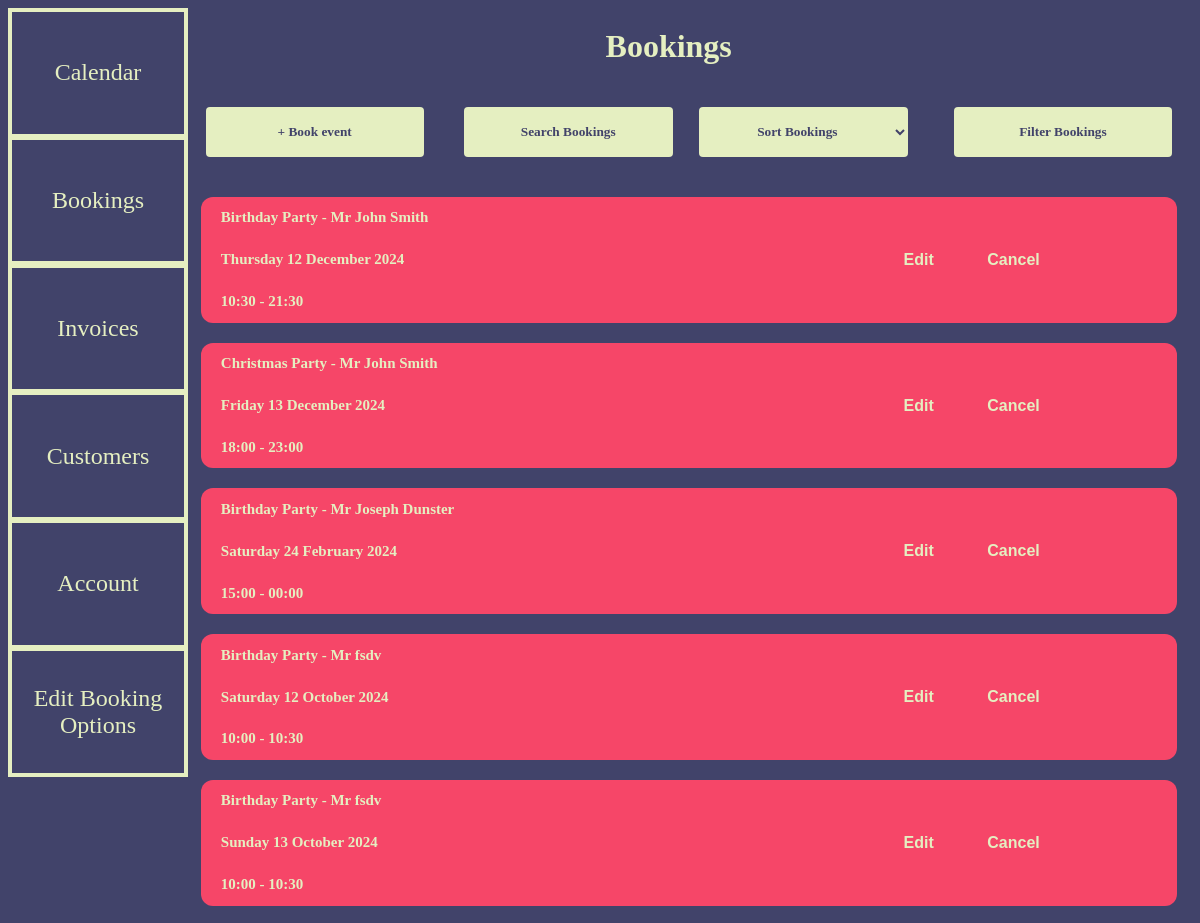
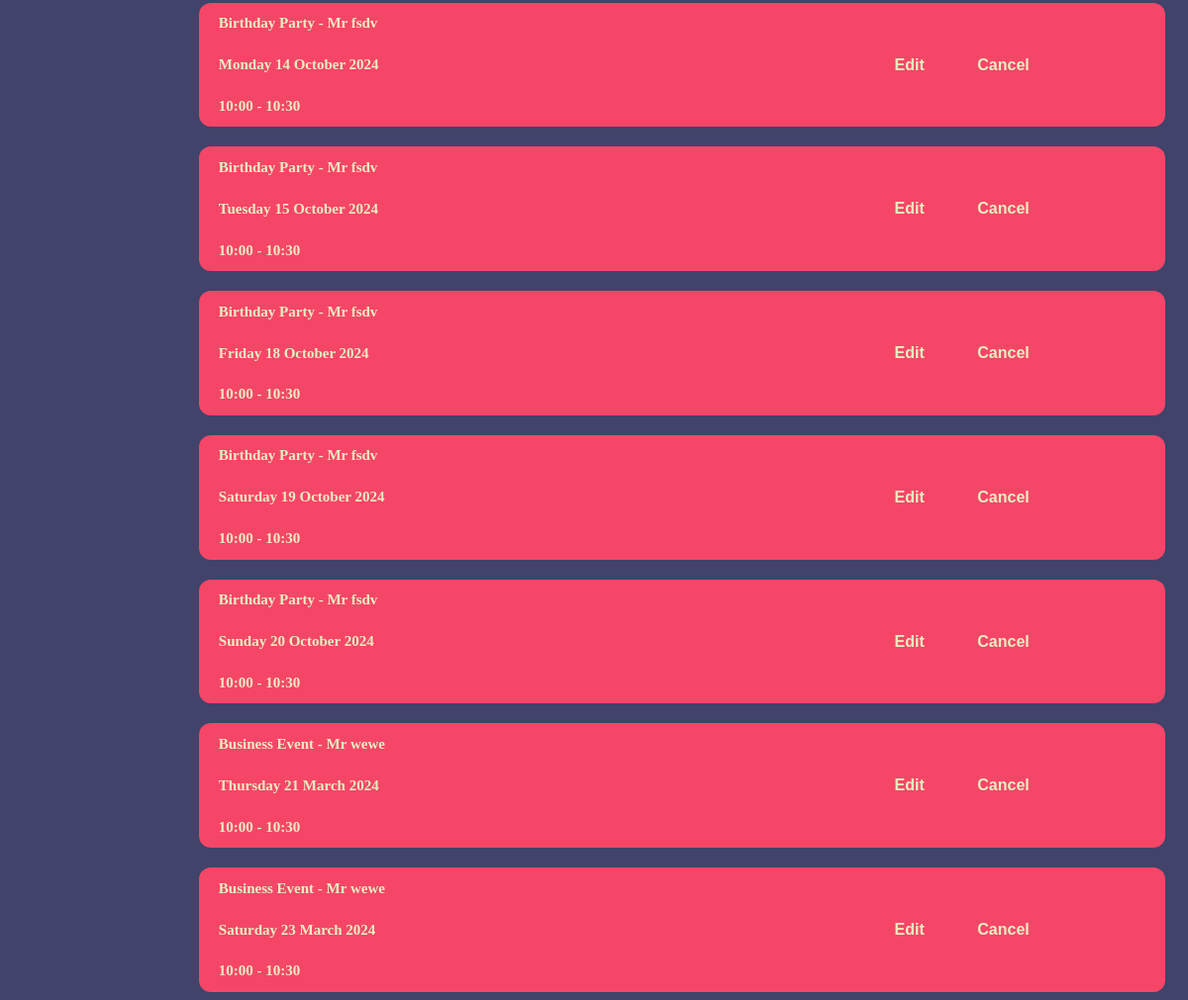
Screenshot of /manager-bookings (signed in) with the database file from the repository (2 pictures, top to bottom).
### tables this page shows
CREATE TABLE Bookings (
                id INTEGER PRIMARY KEY,
                Client1 TEXT,
                Client2 TEXT,
                CustomerID INTEGER,
                AccountID TEXT,
                TypeOfEventID INTEGER,
                DateOfBooking TEXT,
                StartTime TEXT,
                EndTime Text,
                AdultGuestNumber INTEGER,
                ChildGuestNumber INTEGER,
                Under2GuestNumber INTEGER,
                IsAccepted BOOLEAN,
                Cost REAL,
                RemainingDepositToBePaid REAL,
                RemainingcostToBePaid,
                DrinksForToastingRequired BOOLEAN,
                CeremonyRoomRequired BOOLEAN,
                CeremonyTime TEXT,
                WelcomeDrinksRequired BOOLEAN,
                AdultDrink TEXT,
                ChildDrink TEXT,
                IsSetUpRequired BOOLEAN,
                Notes TEXT,
                DateBookingWasMade TEXT,
                IsUnavailableDate BOOLEAN,
               
                FOREIGN KEY (CustomerID) REFERENCES Customers (id) ON DELETE CASCADE,
                FOREIGN KEY (AccountID) REFERENCES Accounts (id) ON DELETE CASCADE,
                FOREIGN KEY (TypeOfEventID) REFERENCES TypeOfEvents (id) ON DELETE CASCADE);

CREATE TABLE TypeOfEvents (
                id INTEGER PRIMARY KEY,
                TypeOfEvent TEXT,
                PricePerAdult REAL,
                PricePerChild REAL);

### Coursework/app.py (the view, shortened to what this page needs)
@app.route("/manager-bookings", methods=['GET', 'POST'])
def ManagerBookings():
    try:
        session.pop('View')
    except:
        pass
    if session['IsAdmin'] == True:
        BookingsTable = GetEntireTable('Bookings')
        BookingsToDisplay = []
        for i in range(len(BookingsTable)):
            if BookingsTable[i][25] == 0:
                Booking = ReturnUsefulDataToDisplay(BookingsTable[i]) # This returns an array of the event information in the correct format to be displayed
                BookingsToDisplay.append(Booking)
        return render_template("ManagerBookings.html", BookingsToDisplay=BookingsToDisplay)
    return redirect("/")

### Coursework/DateConversions.py (called while the page is built)
def DateFormatToWords(Date):
    Year = Date[0:4]
    Month = int(Date[5:7])
    Day = int(Date[8:10])
    Month = Month - 1
    Months = ["January", "February", "March", "April", "May", "June", "July", "August", "September", "October", "November", "December"]
    Month = Months[Month]
    NewDate = str(Day) + " " + Month + " " + Year
    return NewDate

def DaysInMonth(Date):
    Month = int(Date[5:7])
    Year = int(Date[0:4])
    MonthsWith31Days = [1, 3, 5, 7, 8, 10, 12]
    MonthsWith30Days= [4, 6, 9, 11]
    LeapYear = IsLeapYear(Year)
    if Month in MonthsWith31Days:
        return 31
    elif Month in MonthsWith30Days:
        return 30
    elif LeapYear == False:
        return 28
    else:
        return 29

def DaysInMonthGivenMonthAndYear(Year, Month):
    if Month in [1, 3, 5, 7, 8, 10, 12]:
        return 31
    elif Month in [4, 6, 9, 11]:
        return 30
    else:
        return 29 if IsLeapYear(Year) else 28

def DayOfWeekAlgorithm(Date):
    Year = int(Date[0:4])
    Month = int(Date[5:7])
    Day = int(Date[8:10])
    if Month < 3:
        Month += 12
        Year -= 1
    k = Year % 100
    j = Year // 100
    Days = ["Saturday", "Sunday", "Monday", "Tuesday", "Wednesday", "Thursday", "Friday"]
    return(Days[(Day + 13*(Month+1)//5 + k + k//4 + j//4 + 5*j) % 7])

def IsLeapYear(Date):
    if len(str(Date)) > 4:
        Year = Date[0:4]
    else:
        Year = Date
    if (int(Year) % 4 == 0 and int(Year) % 100 != 0) or (int(Year) % 400 == 0):
        return True
    else:
        return False

def AddDays(Date, DaysToAdd):
    Year = int(Date[0:4])
    Month = int(Date[5:7])
    Day = int(Date[8:10])
    while DaysToAdd > 0:
        DaysInCurrentMonth = DaysInMonth(Date)
        if Day + DaysToAdd > DaysInCurrentMonth:
            DaysToAdd -= (DaysInCurrentMonth - Day + 1)
            Day = 1
            if Month == 12:
                Month = 1
                Year += 1
            else:
                Month += 1
        else:
            Day += DaysToAdd
            DaysToAdd = 0
    return f"{Year:04d}-{Month:02d}-{Day:02d}"

### Coursework/RetrieveDataFromDatabase.py (called while the page is built)
def GetEntireTable(Table):
    connection = sqlite3.connect('System.db')
    cursor = connection.cursor()
    cursor.execute(f'SELECT * FROM {Table}')
    Array = cursor.fetchall()
    Array = [list(row) for row in Array]
    connection.commit()
    connection.close()
    return Array

### Coursework/templates/ManagerBookings.html (shortened to what this page needs)
{% extends "BaseManagerNavBar.html" %}
{% block contents %}
<div class="container">
    <h1 style="margin-top: 2%; margin-left: -4%;">Bookings</h1>
    <div class="book-button-container">
        <button onclick="window.location.href = '/new-booking/select-customer'" class="book-button">+ Book event</button>
        <div class="search-menu-container" style="flex-direction: column;">
            <button class="book-button" onclick="toggleSearchMenu()" style="margin: 0%;">Search Bookings</button>
        </div>
        <form id="sort-form" style="width: 100%;" method="post">
            <select name="sort-select" class="book-button" style="text-align: center;" id="sort-select">
                <option selected>Sort Bookings</option>
            </select>
        </form>
        <button class="book-button">Filter Bookings</button>
    </div>
    {% for Booking in BookingsToDisplay %}
    <div id="{{ Booking[0] }}-box" class="booking-box" {% if Booking[12] == False %} style="background-color: #ffff99; color: #42436a;" {% endif %}>
        <div class="vertical-container" style="width: 55%; margin-right: 2%;">
            <h2>{{ Booking[4] }} - <span class="customer-name">{{ Booking[1] }} {% if Booking[2] != 'null' %} & {{ Booking[2] }} {% endif %}</span></h2>
            <h2>{{ Booking[5] }} {{ Booking[6] }}</h2>
            <h2>{{ Booking[7] }} - {{ Booking[8] }}</h2>
        </div>
        <div class="horizontal-container" id="{{ Booking[0] }}-buttons" style="width: 45%;">
            <div class="vertical-container">{% if Booking[12] == False %} <button id="{{ Booking[0] }}-accept" style="color: #42436a;" class="edit-delete-accept-reject" onclick="confirm('accept', '{{ Booking[0] }}')">Accept</button> {% else %} <button id="{{ Booking[0] }}-edit" class="edit-delete-accept-reject" onclick="editBooking('{{ Booking[0] }}')">Edit</button> {% endif %}</div>
            <div class="vertical-container">{% if Booking[12] == False %} <button id="{{ Booking[0] }}-reject" style="color: #42436a;" class="edit-delete-accept-reject" onclick="confirm('reject', '{{ Booking[0] }}')">Reject</button> {% else %} <button id="{{ Booking[0] }}-cancel" class="edit-delete-accept-reject" onclick="confirm('cancel', '{{ Booking[0] }}')">Cancel</button> {% endif %}</div>
        </div>
    </div>
    {% endfor %}
</div>
{% endblock %}

### Coursework/templates/ManagerBookings.html (style rules this page uses)
.container { margin-left: 15%; display: flex; flex-direction: column; justify-content: center; align-items: center; font-family: Tahoma; color: #E5EFC1; text-align: center; }
.booking-box { background-color: #f64668; color: #E5EFC1; border-radius: 12px; width: 95%; text-align: left; padding-left: 2%; margin-bottom: 0%; margin-top: 2%; font-size: x-small; display: flex; flex-direction: row; align-items: top; justify-content: center; }
.vertical-container { display: flex; flex-direction: column; text-align: left; width: 22.5%; }
.book-button { background-color: #E5EFC1; color: #42436a; border: none; font-family: Tahoma; margin: 2%; width: 80%; height: 50px; font-weight: 700; border-radius: 4px; cursor: pointer; }
.book-button-container { display: flex; flex-direction: row; align-items: center; justify-content: center; width: 100%; }
.edit-delete-accept-reject { background-color: inherit; color: #E5EFC1; border: none; font-weight: 700; font-size: medium; cursor: pointer; }
.horizontal-container { display: flex; flex-direction: row; align-items: center; justify-content: center; }
.search-menu-container { display: flex; align-items: center; justify-content: center; width: 80%; padding: -2%; flex-direction: column; background-color: #E5EFC1; border-radius: 4px; margin-left: 2%; }

### rows the page displays
Bookings: TypeOfEvent "Birthday Party", Client1 "Mr John Smith", Booking "Thursday", DateOfBooking "12 December 2024", StartTime "10:30", EndTime "21:30"
Bookings: TypeOfEvent "Christmas Party", Client1 "Mr John Smith", Booking "Friday", DateOfBooking "13 December 2024", StartTime "18:00", EndTime "23:00"
Bookings: TypeOfEvent "Birthday Party", Client1 "Mr Joseph Dunster", Booking "Saturday", DateOfBooking "24 February 2024", StartTime "15:00", EndTime "00:00"
Bookings: TypeOfEvent "Birthday Party", Client1 "Mr fsdv", Booking "Saturday", DateOfBooking "12 October 2024", StartTime "10:00", EndTime "10:30"
Bookings: TypeOfEvent "Birthday Party", Client1 "Mr fsdv", Booking "Sunday", DateOfBooking "13 October 2024", StartTime "10:00", EndTime "10:30"
Bookings: TypeOfEvent "Birthday Party", Client1 "Mr fsdv", Booking "Monday", DateOfBooking "14 October 2024", StartTime "10:00", EndTime "10:30"
Bookings: TypeOfEvent "Birthday Party", Client1 "Mr fsdv", Booking "Tuesday", DateOfBooking "15 October 2024", StartTime "10:00", EndTime "10:30"
Bookings: TypeOfEvent "Birthday Party", Client1 "Mr fsdv", Booking "Friday", DateOfBooking "18 October 2024", StartTime "10:00", EndTime "10:30"
Bookings: TypeOfEvent "Birthday Party", Client1 "Mr fsdv", Booking "Saturday", DateOfBooking "19 October 2024", StartTime "10:00", EndTime "10:30"
Bookings: TypeOfEvent "Birthday Party", Client1 "Mr fsdv", Booking "Sunday", DateOfBooking "20 October 2024", StartTime "10:00", EndTime "10:30"
Bookings: TypeOfEvent "Business Event", Client1 "Mr wewe", Booking "Thursday", DateOfBooking "21 March 2024", StartTime "10:00", EndTime "10:30"
Bookings: TypeOfEvent "Business Event", Client1 "Mr wewe", Booking "Saturday", DateOfBooking "23 March 2024", StartTime "10:00", EndTime "10:30"
